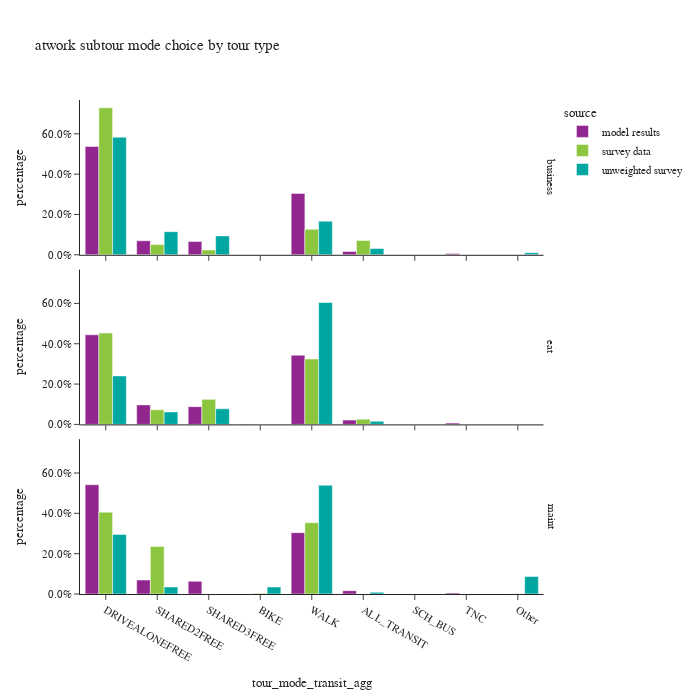

Notebook source saved alongside this figure:
### Code cell
df_plot = atwork_subtour.groupby(['source','tour_type','tour_mode_transit_agg'])['tour_weight'].sum().reset_index()
df_plot['percentage'] = df_plot.groupby(['source','tour_type'], group_keys=False)['tour_weight']. \
    apply(lambda x: x / float(x.sum()))

fig = px.bar(df_plot,
             x="tour_mode_transit_agg", y="percentage", color="source",barmode="group",
             facet_row='tour_type',
             category_orders={"tour_mode_transit_agg": tour_mode_ordered},
             title="atwork subtour mode choice by tour type")
fig.for_each_annotation(lambda a: a.update(text = a.text.split("=")[-1]))
fig.for_each_yaxis(lambda a: a.update(tickformat = ".1%"))
fig.update_layout(height=700, width=700)
fig.show()

### Figure 1 — Plotly figure (JSON) as saved in the notebook; plotly's stock layout.template omitted (floating-point values rounded to 4 significant figures)
{"data": [{"alignmentgroup": "True", "hovertemplate": "source=model results<br>tour_type=business<br>tour_mode_transit_agg=%{x}<br>percentage=%{y}<extra></extra>", "legendgroup": "model results", "marker": {"color": "#91268F", "pattern": {"shape": ""}}, "name": "model results", "offsetgroup": "model results", "orientation": "v", "showlegend": true, "textposition": "auto", "type": "bar", "x": ["ALL_TRANSIT", "BIKE", "DRIVEALONEFREE", "SHARED2FREE", "SHARED3FREE", "TNC", "WALK"], "xaxis": "x3", "y": [0.01657, 0.000239, 0.5373, 0.06961, 0.06598, 0.005895, 0.3044], "yaxis": "y3"}, {"alignmentgroup": "True", "hovertemplate": "source=model results<br>tour_type=eat<br>tour_mode_transit_agg=%{x}<br>percentage=%{y}<extra></extra>", "legendgroup": "model results", "marker": {"color": "#91268F", "pattern": {"shape": ""}}, "name": "model results", "offsetgroup": "model results", "orientation": "v", "showlegend": false, "textposition": "auto", "type": "bar", "x": ["ALL_TRANSIT", "BIKE", "DRIVEALONEFREE", "SHARED2FREE", "SHARED3FREE", "TNC", "WALK"], "xaxis": "x2", "y": [0.02121, 0.0004218, 0.4442, 0.09673, 0.0881, 0.006408, 0.3429], "yaxis": "y2"}, {"alignmentgroup": "True", "hovertemplate": "source=model results<br>tour_type=maint<br>tour_mode_transit_agg=%{x}<br>percentage=%{y}<extra></extra>", "legendgroup": "model results", "marker": {"color": "#91268F", "pattern": {"shape": ""}}, "name": "model results", "offsetgroup": "model results", "orientation": "v", "showlegend": false, "textposition": "auto", "type": "bar", "x": ["ALL_TRANSIT", "BIKE", "DRIVEALONEFREE", "SHARED2FREE", "SHARED3FREE", "TNC", "WALK"], "xaxis": "x", "y": [0.01629, 0.0002228, 0.5421, 0.06923, 0.06311, 0.004734, 0.3043], "yaxis": "y"}, {"alignmentgroup": "True", "hovertemplate": "source=survey data<br>tour_type=business<br>tour_mode_transit_agg=%{x}<br>percentage=%{y}<extra></extra>", "legendgroup": "survey data", "marker": {"color": "#8CC63E", "pattern": {"shape": ""}}, "name": "survey data", "offsetgroup": "survey data", "orientation": "v", "showlegend": true, "textposition": "auto", "type": "bar", "x": ["ALL_TRANSIT", "DRIVEALONEFREE", "Other", "SHARED2FREE", "SHARED3FREE", "WALK"], "xaxis": "x3", "y": [0.07056, 0.7293, 0.0, 0.0506, 0.02352, 0.126], "yaxis": "y3"}, {"alignmentgroup": "True", "hovertemplate": "source=survey data<br>tour_type=eat<br>tour_mode_transit_agg=%{x}<br>percentage=%{y}<extra></extra>", "legendgroup": "survey data", "marker": {"color": "#8CC63E", "pattern": {"shape": ""}}, "name": "survey data", "offsetgroup": "survey data", "orientation": "v", "showlegend": false, "textposition": "auto", "type": "bar", "x": ["ALL_TRANSIT", "DRIVEALONEFREE", "SHARED2FREE", "SHARED3FREE", "WALK"], "xaxis": "x2", "y": [0.02579, 0.4532, 0.07231, 0.1242, 0.3245], "yaxis": "y2"}, {"alignmentgroup": "True", "hovertemplate": "source=survey data<br>tour_type=maint<br>tour_mode_transit_agg=%{x}<br>percentage=%{y}<extra></extra>", "legendgroup": "survey data", "marker": {"color": "#8CC63E", "pattern": {"shape": ""}}, "name": "survey data", "offsetgroup": "survey data", "orientation": "v", "showlegend": false, "textposition": "auto", "type": "bar", "x": ["ALL_TRANSIT", "BIKE", "DRIVEALONEFREE", "Other", "SHARED2FREE", "WALK"], "xaxis": "x", "y": [0.0001803, 0.003341, 0.4057, 0.001218, 0.2359, 0.3537], "yaxis": "y"}, {"alignmentgroup": "True", "hovertemplate": "source=unweighted survey<br>tour_type=business<br>tour_mode_transit_agg=%{x}<br>percentage=%{y}<extra></extra>", "legendgroup": "unweighted survey", "marker": {"color": "#00A7A0", "pattern": {"shape": ""}}, "name": "unweighted survey", "offsetgroup": "unweighted survey", "orientation": "v", "showlegend": true, "textposition": "auto", "type": "bar", "x": ["ALL_TRANSIT", "DRIVEALONEFREE", "Other", "SHARED2FREE", "SHARED3FREE", "WALK"], "xaxis": "x3", "y": [0.03125, 0.5833, 0.01042, 0.1146, 0.09375, 0.1667], "yaxis": "y3"}, {"alignmentgroup": "True", "hovertemplate": "source=unweighted survey<br>tour_type=eat<br>tour_mode_transit_agg=%{x}<br>percentage=%{y}<extra></extra>", "legendgroup": "unweighted survey", "marker": {"color": "#00A7A0", "pattern": {"shape": ""}}, "name": "unweighted survey", "offsetgroup": "unweighted survey", "orientation": "v", "showlegend": false, "textposition": "auto", "type": "bar", "x": ["ALL_TRANSIT", "DRIVEALONEFREE", "SHARED2FREE", "SHARED3FREE", "WALK"], "xaxis": "x2", "y": [0.0155, 0.2403, 0.06202, 0.07752, 0.6047], "yaxis": "y2"}, {"alignmentgroup": "True", "hovertemplate": "source=unweighted survey<br>tour_type=maint<br>tour_mode_transit_agg=%{x}<br>percentage=%{y}<extra></extra>", "legendgroup": "unweighted survey", "marker": {"color": "#00A7A0", "pattern": {"shape": ""}}, "name": "unweighted survey", "offsetgroup": "unweighted survey", "orientation": "v", "showlegend": false, "textposition": "auto", "type": "bar", "x": ["ALL_TRANSIT", "BIKE", "DRIVEALONEFREE", "Other", "SHARED2FREE", "WALK"], "xaxis": "x", "y": [0.008696, 0.03478, 0.2957, 0.08696, 0.03478, 0.5391], "yaxis": "y"}], "layout": {"annotations": [{"font": {}, "showarrow": false, "text": "maint", "textangle": 90, "x": 0.98, "xanchor": "left", "xref": "paper", "y": 0.1567, "yanchor": "middle", "yref": "paper"}, {"font": {}, "showarrow": false, "text": "eat", "textangle": 90, "x": 0.98, "xanchor": "left", "xref": "paper", "y": 0.5, "yanchor": "middle", "yref": "paper"}, {"font": {}, "showarrow": false, "text": "business", "textangle": 90, "x": 0.98, "xanchor": "left", "xref": "paper", "y": 0.8433, "yanchor": "middle", "yref": "paper"}], "barmode": "group", "height": 700, "legend": {"title": {"text": "source"}, "tracegroupgap": 0}, "title": {"text": "atwork subtour mode choice by tour type"}, "width": 700, "xaxis": {"anchor": "y", "categoryarray": ["DRIVEALONEFREE", "SHARED2FREE", "SHARED3FREE", "BIKE", "WALK", "ALL_TRANSIT", "SCH_BUS", "TNC", "Other"], "categoryorder": "array", "domain": [0.0, 0.98], "title": {"text": "tour_mode_transit_agg"}}, "xaxis2": {"anchor": "y2", "domain": [0.0, 0.98], "matches": "x", "showticklabels": false}, "xaxis3": {"anchor": "y3", "domain": [0.0, 0.98], "matches": "x", "showticklabels": false}, "yaxis": {"anchor": "x", "domain": [0.0, 0.3133], "tickformat": ".1%", "title": {"text": "percentage"}}, "yaxis2": {"anchor": "x2", "domain": [0.3433, 0.6567], "matches": "y", "tickformat": ".1%", "title": {"text": "percentage"}}, "yaxis3": {"anchor": "x3", "domain": [0.6867, 1.0], "matches": "y", "tickformat": ".1%", "title": {"text": "percentage"}}}}
